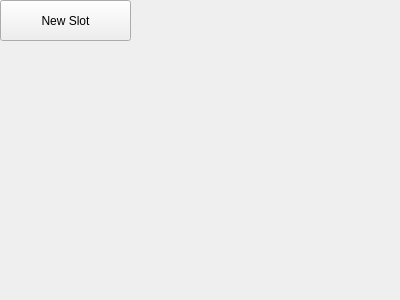
<?xml version="1.0" encoding="UTF-8"?>
<ui version="4.0">
 <class>Helper_ChannelNode</class>
 <widget class="QWidget" name="Helper_ChannelNode">
  <property name="geometry">
   <rect>
    <x>0</x>
    <y>0</y>
    <width>400</width>
    <height>300</height>
   </rect>
  </property>
  <property name="windowTitle">
   <string>Form</string>
  </property>
  <widget class="QPushButton" name="pushButton_AddSlot">
   <property name="geometry">
    <rect>
     <x>0</x>
     <y>0</y>
     <width>131</width>
     <height>41</height>
    </rect>
   </property>
   <property name="text">
    <string>New Slot</string>
   </property>
  </widget>
 </widget>
 <resources/>
 <connections/>
</ui>
